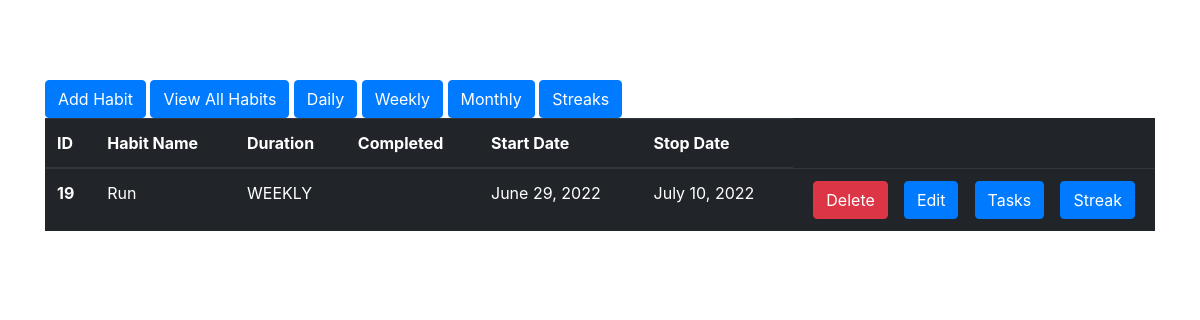
The page /weekly on the database its author committed.
### habit/models.py (models this page shows, shortened)
class HabitModel(models.Model):
    class Meta:
        db_table = "habit"
    DURATION = Choices("DAILY", "WEEKLY", "MONTHLY")
    name = models.CharField(max_length=255)
    duration = models.CharField(max_length=255, choices=DURATION, default=DURATION.DAILY)
    completed = models.BooleanField(default=False)
    start_date = models.DateField()
    finish_date = models.DateField()
    broken = models.BooleanField(default=False)

### habit/views.py (the view)
# urls.py: path('weekly', WeeklyHabitsView.as_view(), name='weekly'),
class WeeklyHabitsView(View):
    def get(self, request):
        habits = HabitModel.objects.filter(duration="WEEKLY")
        return render(request, 'habits.html', {'habits': habits})

### habit/templates/habits.html (shortened to what this page needs)
{% extends 'base.html' %}
{% block content %}
<a href="{% url 'add-habit'  %}"> <button class = "btn btn-primary">Add Habit</button> </a>
<a href="{% url 'habits'  %}"> <button class = "btn btn-primary">View All Habits</button> </a>
<a href="{% url 'daily'  %}"> <button class = "btn btn-primary">Daily</button> </a>
<a href="{% url 'weekly'  %}"> <button class = "btn btn-primary">Weekly</button> </a>
<a href="{% url 'monthly'  %}"> <button class = "btn btn-primary">Monthly</button> </a>
<a href="{% url 'streaks'  %}"> <button class = "btn btn-primary">Streaks</button> </a>
<table class="table table-dark">
  <thead>
    <tr>
      <th scope="col">ID</th>
      <th scope="col">Habit Name</th>
      <th scope="col">Duration</th>
      <th scope="col">Completed</th>
      <th scope="col">Start Date</th>
      <th scope="col">Stop Date</th>
    </tr>
  </thead>
  <tbody>
    {% for habit in habits %}
    <tr>
      <th scope="row">{{habit.id}}</th>
      <td>{{habit.name}}</td>
      <td> {{habit.duration }} {{habit.duration_type}} </td>
      <td> {{habit.done}}</td>
      <td> {{habit.start_date }}</td>
      <td> {{habit.finish_date }}</td>
      <td class = "d-flex flex-row justify-content-around">
        <form method="post" action = "delete/{{habit.id}}">
        <input type="submit" value="Delete" class = "btn btn-danger">
       </form>
        <a href = "{% url 'update' habit.id %}"  ><button class = "btn btn-primary"> Edit</button></a>
        <a href = "{% url 'tasks' habit.id %}"  ><button class = "btn btn-primary">  Tasks </button></a>
        <a href = "{% url 'streak' habit.id %}"  ><button class = "btn btn-primary"> Streak </button></a>
      </td>
    </tr>
    {% endfor %}
  </tbody>
</table>
{% endblock %}

### rows shown on the page
HabitModel: id "19", name "Run", duration "WEEKLY", start_date "June 29, 2022", finish_date "July 10, 2022"
